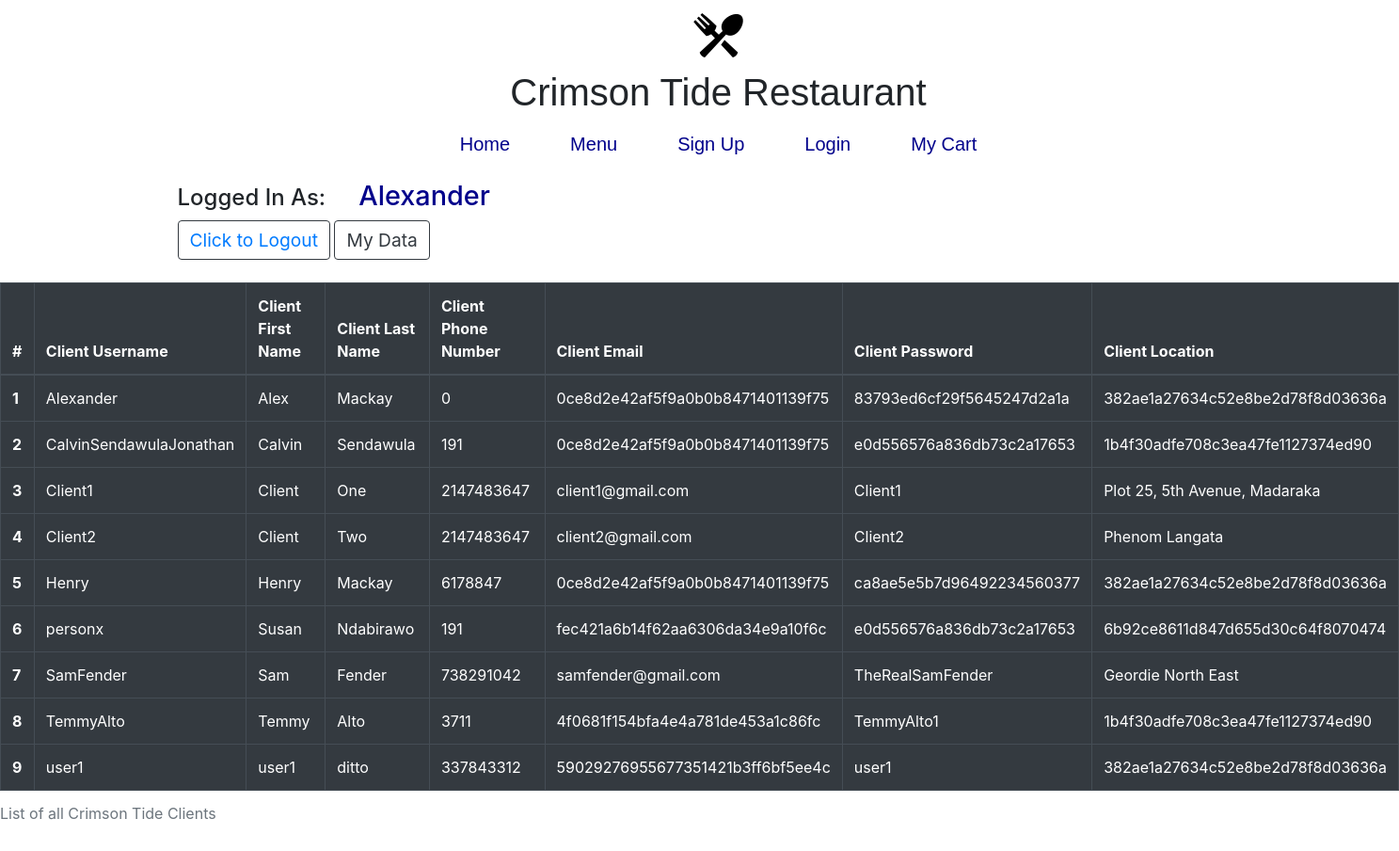
The app's page /hq/showClients.php (signed in) with its own data.
### tables this page shows
CREATE TABLE `crimson_client` (
  `clientUsername` varchar(25) NOT NULL,
  `clientFName` varchar(25) NOT NULL,
  `clientLName` varchar(25) NOT NULL,
  `clientPhone` int(9) NOT NULL,
  `clientEmail` varchar(50) NOT NULL,
  `clientPassword` varchar(25) NOT NULL,
  `clientLocation` varchar(50) NOT NULL
);

### hq/showClients.php (the view, shortened to what this page needs)
<!DOCTYPE html>
<html>
<head>
	<?php
		include '../SharedFiles/metatags.php';
	 ?>
  	<link rel="stylesheet" href="../styles/main.css">
</head>
<body>
	<?php
		include '../SharedFiles/navBar.php';
	 ?>
	<table class="table table-bordered table-dark table-hover">
	<caption>List of all Crimson Tide Clients</caption>
	  <thead>
	    <tr>
	      <th scope="col">#</th>
	      <th scope="col">Client Username</th>
		  <th scope="col">Client First Name</th>
		  <th scope="col">Client Last Name</th>
		  <th scope="col">Client Phone Number</th>
		  <th scope="col">Client Email</th>
		  <th scope="col">Client Password</th>
		  <th scope="col">Client Location</th>
	    </tr>
	  </thead>
	  <tbody>
	  	<?php
$databaseHost = 'localhost';
$databaseName = 'crimson_tide_restaurant';
$databaseUsername = 'root';
$databasePassword = '';
$counter = 0;
$cser = mysqli_connect($databaseHost, $databaseUsername, $databasePassword, $databaseName);
$result = mysqli_query($cser, "SELECT * FROM Crimson_Client");
while($res = mysqli_fetch_array($result)) {
	$counter++;
?>
    <tr>
    	<th scope="row"><?php echo $counter ?></th>
        <td><?php echo $res['clientUsername']?></td>
        <td><?php echo $res['clientFName']?></td>
        <td><?php echo $res['clientLName']?></td>
        <td><?php echo $res['clientPhone']?></td>
        <td><?php echo $res['clientEmail']?></td>
        <td><?php echo $res['clientPassword']?></td>
        <td><?php echo $res['clientLocation']?></td>
    </tr>
<?php
}
?>
	  </tbody>
	</table>
</body>
</html>

### records on screen
crimson_client: clientUsername "Alexander", clientFName "Alex", clientLName "Mackay", clientPhone "0", clientEmail "0ce8d2e42af5f9a0b0b8471401139f75", clientPassword "83793ed6cf29f5645247d2a1a", clientLocation "382ae1a27634c52e8be2d78f8d03636a"
crimson_client: clientUsername "CalvinSendawulaJonathan", clientFName "Calvin", clientLName "Sendawula", clientPhone "191", clientEmail "0ce8d2e42af5f9a0b0b8471401139f75", clientPassword "e0d556576a836db73c2a17653", clientLocation "1b4f30adfe708c3ea47fe1127374ed90"
crimson_client: clientUsername "Client1", clientFName "Client", clientLName "One", clientPhone "2147483647", clientEmail "client1@gmail.com", clientPassword "Client1", clientLocation "Plot 25, 5th Avenue, Madaraka"
crimson_client: clientUsername "Client2", clientFName "Client", clientLName "Two", clientPhone "2147483647", clientEmail "client2@gmail.com", clientPassword "Client2", clientLocation "Phenom Langata"
crimson_client: clientUsername "Henry", clientFName "Henry", clientLName "Mackay", clientPhone "6178847", clientEmail "0ce8d2e42af5f9a0b0b8471401139f75", clientPassword "ca8ae5e5b7d96492234560377", clientLocation "382ae1a27634c52e8be2d78f8d03636a"
crimson_client: clientUsername "personx", clientFName "Susan", clientLName "Ndabirawo", clientPhone "191", clientEmail "fec421a6b14f62aa6306da34e9a10f6c", clientPassword "e0d556576a836db73c2a17653", clientLocation "6b92ce8611d847d655d30c64f8070474"
crimson_client: clientUsername "SamFender", clientFName "Sam", clientLName "Fender", clientPhone "738291042", clientEmail "samfender@gmail.com", clientPassword "TheRealSamFender", clientLocation "Geordie North East"
crimson_client: clientUsername "TemmyAlto", clientFName "Temmy", clientLName "Alto", clientPhone "3711", clientEmail "4f0681f154bfa4e4a781de453a1c86fc", clientPassword "TemmyAlto1", clientLocation "1b4f30adfe708c3ea47fe1127374ed90"
crimson_client: clientUsername "user1", clientFName "user1", clientLName "ditto", clientPhone "337843312", clientEmail "59029276955677351421b3ff6bf5ee4c", clientPassword "user1", clientLocation "382ae1a27634c52e8be2d78f8d03636a"

### other values on screen
$_SESSION['User'] "Alexander"
